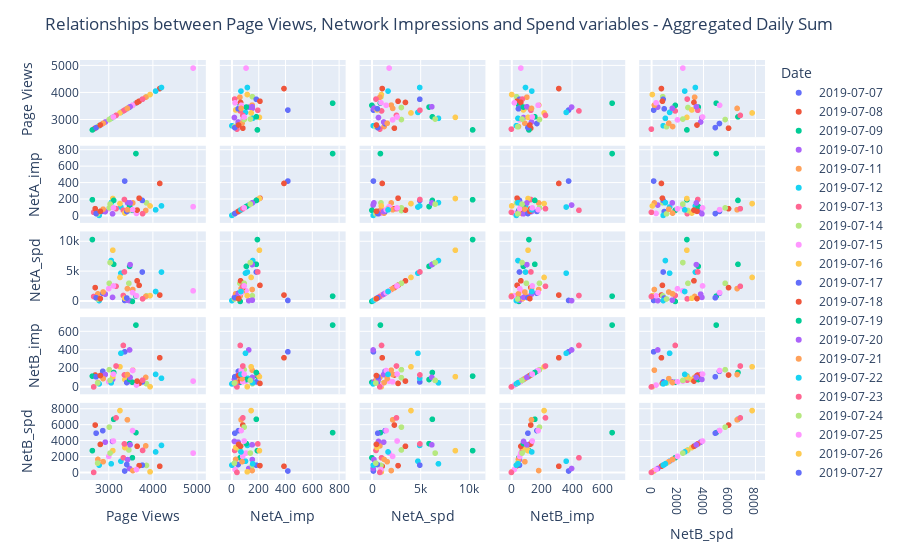

Here is the notebook cell this chart was saved with:
### Markdown cell above
### Q2 - Explorary Analysis of Feature relationships

### Code cell
fig = px.scatter_matrix(df_daily_agg, dimensions=['Page Views', 'NetA_imp','NetA_spd'\
                                         , 'NetB_imp', 'NetB_spd'],color='Date')
fig.update_layout(title="Relationships between Page Views, Network Impressions and Spend variables - Aggregated Daily Sum")
fig.show()

### Figure 1 — Plotly figure (JSON) as saved in the notebook; plotly's stock layout.template omitted (floating-point values rounded to 4 significant figures)
{"data": [{"dimensions": [{"axis": {"matches": true}, "label": "Page Views", "values": [3363]}, {"axis": {"matches": true}, "label": "NetA_imp", "values": [421]}, {"axis": {"matches": true}, "label": "NetA_spd", "values": [159]}, {"axis": {"matches": true}, "label": "NetB_imp", "values": [381]}, {"axis": {"matches": true}, "label": "NetB_spd", "values": [176]}], "hovertemplate": "Date=2019-07-07<br>%{xaxis.title.text}=%{x}<br>%{yaxis.title.text}=%{y}<extra></extra>", "legendgroup": "2019-07-07", "marker": {"color": "#636efa", "symbol": "circle"}, "name": "2019-07-07", "showlegend": true, "type": "splom"}, {"dimensions": [{"axis": {"matches": true}, "label": "Page Views", "values": [4160]}, {"axis": {"matches": true}, "label": "NetA_imp", "values": [392]}, {"axis": {"matches": true}, "label": "NetA_spd", "values": [1066]}, {"axis": {"matches": true}, "label": "NetB_imp", "values": [316]}, {"axis": {"matches": true}, "label": "NetB_spd", "values": [774]}], "hovertemplate": "Date=2019-07-08<br>%{xaxis.title.text}=%{x}<br>%{yaxis.title.text}=%{y}<extra></extra>", "legendgroup": "2019-07-08", "marker": {"color": "#EF553B", "symbol": "circle"}, "name": "2019-07-08", "showlegend": true, "type": "splom"}, {"dimensions": [{"axis": {"matches": true}, "label": "Page Views", "values": [3619]}, {"axis": {"matches": true}, "label": "NetA_imp", "values": [756]}, {"axis": {"matches": true}, "label": "NetA_spd", "values": [877]}, {"axis": {"matches": true}, "label": "NetB_imp", "values": [671]}, {"axis": {"matches": true}, "label": "NetB_spd", "values": [5010]}], "hovertemplate": "Date=2019-07-09<br>%{xaxis.title.text}=%{x}<br>%{yaxis.title.text}=%{y}<extra></extra>", "legendgroup": "2019-07-09", "marker": {"color": "#00cc96", "symbol": "circle"}, "name": "2019-07-09", "showlegend": true, "type": "splom"}, {"dimensions": [{"axis": {"matches": true}, "label": "Page Views", "values": [3474]}, {"axis": {"matches": true}, "label": "NetA_imp", "values": [128]}, {"axis": {"matches": true}, "label": "NetA_spd", "values": [130]}, {"axis": {"matches": true}, "label": "NetB_imp", "values": [401]}, {"axis": {"matches": true}, "label": "NetB_spd", "values": [492]}], "hovertemplate": "Date=2019-07-10<br>%{xaxis.title.text}=%{x}<br>%{yaxis.title.text}=%{y}<extra></extra>", "legendgroup": "2019-07-10", "marker": {"color": "#ab63fa", "symbol": "circle"}, "name": "2019-07-10", "showlegend": true, "type": "splom"}, {"dimensions": [{"axis": {"matches": true}, "label": "Page Views", "values": [3547]}, {"axis": {"matches": true}, "label": "NetA_imp", "values": [154]}, {"axis": {"matches": true}, "label": "NetA_spd", "values": [1994]}, {"axis": {"matches": true}, "label": "NetB_imp", "values": [182]}, {"axis": {"matches": true}, "label": "NetB_spd", "values": [230]}], "hovertemplate": "Date=2019-07-11<br>%{xaxis.title.text}=%{x}<br>%{yaxis.title.text}=%{y}<extra></extra>", "legendgroup": "2019-07-11", "marker": {"color": "#FFA15A", "symbol": "circle"}, "name": "2019-07-11", "showlegend": true, "type": "splom"}, {"dimensions": [{"axis": {"matches": true}, "label": "Page Views", "values": [3277]}, {"axis": {"matches": true}, "label": "NetA_imp", "values": [104]}, {"axis": {"matches": true}, "label": "NetA_spd", "values": [4740]}, {"axis": {"matches": true}, "label": "NetB_imp", "values": [365]}, {"axis": {"matches": true}, "label": "NetB_spd", "values": [1408]}], "hovertemplate": "Date=2019-07-12<br>%{xaxis.title.text}=%{x}<br>%{yaxis.title.text}=%{y}<extra></extra>", "legendgroup": "2019-07-12", "marker": {"color": "#19d3f3", "symbol": "circle"}, "name": "2019-07-12", "showlegend": true, "type": "splom"}, {"dimensions": [{"axis": {"matches": true}, "label": "Page Views", "values": [3332]}, {"axis": {"matches": true}, "label": "NetA_imp", "values": [65]}, {"axis": {"matches": true}, "label": "NetA_spd", "values": [993]}, {"axis": {"matches": true}, "label": "NetB_imp", "values": [450]}, {"axis": {"matches": true}, "label": "NetB_spd", "values": [1841]}], "hovertemplate": "Date=2019-07-13<br>%{xaxis.title.text}=%{x}<br>%{yaxis.title.text}=%{y}<extra></extra>", "legendgroup": "2019-07-13", "marker": {"color": "#FF6692", "symbol": "circle"}, "name": "2019-07-13", "showlegend": true, "type": "splom"}, {"dimensions": [{"axis": {"matches": true}, "label": "Page Views", "values": [3858]}, {"axis": {"matches": true}, "label": "NetA_imp", "values": [155]}, {"axis": {"matches": true}, "label": "NetA_spd", "values": [938]}, {"axis": {"matches": true}, "label": "NetB_imp", "values": [35]}, {"axis": {"matches": true}, "label": "NetB_spd", "values": [878]}], "hovertemplate": "Date=2019-07-14<br>%{xaxis.title.text}=%{x}<br>%{yaxis.title.text}=%{y}<extra></extra>", "legendgroup": "2019-07-14", "marker": {"color": "#B6E880", "symbol": "circle"}, "name": "2019-07-14", "showlegend": true, "type": "splom"}, {"dimensions": [{"axis": {"matches": true}, "label": "Page Views", "values": [4918]}, {"axis": {"matches": true}, "label": "NetA_imp", "values": [108]}, {"axis": {"matches": true}, "label": "NetA_spd", "values": [1777]}, {"axis": {"matches": true}, "label": "NetB_imp", "values": [63]}, {"axis": {"matches": true}, "label": "NetB_spd", "values": [2431]}], "hovertemplate": "Date=2019-07-15<br>%{xaxis.title.text}=%{x}<br>%{yaxis.title.text}=%{y}<extra></extra>", "legendgroup": "2019-07-15", "marker": {"color": "#FF97FF", "symbol": "circle"}, "name": "2019-07-15", "showlegend": true, "type": "splom"}, {"dimensions": [{"axis": {"matches": true}, "label": "Page Views", "values": [3939]}, {"axis": {"matches": true}, "label": "NetA_imp", "values": [117]}, {"axis": {"matches": true}, "label": "NetA_spd", "values": [974]}, {"axis": {"matches": true}, "label": "NetB_imp", "values": [2]}, {"axis": {"matches": true}, "label": "NetB_spd", "values": [73]}], "hovertemplate": "Date=2019-07-16<br>%{xaxis.title.text}=%{x}<br>%{yaxis.title.text}=%{y}<extra></extra>", "legendgroup": "2019-07-16", "marker": {"color": "#FECB52", "symbol": "circle"}, "name": "2019-07-16", "showlegend": true, "type": "splom"}, {"dimensions": [{"axis": {"matches": true}, "label": "Page Views", "values": [3763]}, {"axis": {"matches": true}, "label": "NetA_imp", "values": [185]}, {"axis": {"matches": true}, "label": "NetA_spd", "values": [4935]}, {"axis": {"matches": true}, "label": "NetB_imp", "values": [54]}, {"axis": {"matches": true}, "label": "NetB_spd", "values": [911]}], "hovertemplate": "Date=2019-07-17<br>%{xaxis.title.text}=%{x}<br>%{yaxis.title.text}=%{y}<extra></extra>", "legendgroup": "2019-07-17", "marker": {"color": "#636efa", "symbol": "circle"}, "name": "2019-07-17", "showlegend": true, "type": "splom"}, {"dimensions": [{"axis": {"matches": true}, "label": "Page Views", "values": [3691]}, {"axis": {"matches": true}, "label": "NetA_imp", "values": [212]}, {"axis": {"matches": true}, "label": "NetA_spd", "values": [2697]}, {"axis": {"matches": true}, "label": "NetB_imp", "values": [38]}, {"axis": {"matches": true}, "label": "NetB_spd", "values": [852]}], "hovertemplate": "Date=2019-07-18<br>%{xaxis.title.text}=%{x}<br>%{yaxis.title.text}=%{y}<extra></extra>", "legendgroup": "2019-07-18", "marker": {"color": "#EF553B", "symbol": "circle"}, "name": "2019-07-18", "showlegend": true, "type": "splom"}, {"dimensions": [{"axis": {"matches": true}, "label": "Page Views", "values": [3538]}, {"axis": {"matches": true}, "label": "NetA_imp", "values": [64]}, {"axis": {"matches": true}, "label": "NetA_spd", "values": [0]}, {"axis": {"matches": true}, "label": "NetB_imp", "values": [50]}, {"axis": {"matches": true}, "label": "NetB_spd", "values": [1845]}], "hovertemplate": "Date=2019-07-19<br>%{xaxis.title.text}=%{x}<br>%{yaxis.title.text}=%{y}<extra></extra>", "legendgroup": "2019-07-19", "marker": {"color": "#00cc96", "symbol": "circle"}, "name": "2019-07-19", "showlegend": true, "type": "splom"}, {"dimensions": [{"axis": {"matches": true}, "label": "Page Views", "values": [3430]}, {"axis": {"matches": true}, "label": "NetA_imp", "values": [155]}, {"axis": {"matches": true}, "label": "NetA_spd", "values": [210]}, {"axis": {"matches": true}, "label": "NetB_imp", "values": [54]}, {"axis": {"matches": true}, "label": "NetB_spd", "values": [1615]}], "hovertemplate": "Date=2019-07-20<br>%{xaxis.title.text}=%{x}<br>%{yaxis.title.text}=%{y}<extra></extra>", "legendgroup": "2019-07-20", "marker": {"color": "#ab63fa", "symbol": "circle"}, "name": "2019-07-20", "showlegend": true, "type": "splom"}, {"dimensions": [{"axis": {"matches": true}, "label": "Page Views", "values": [3841]}, {"axis": {"matches": true}, "label": "NetA_imp", "values": [62]}, {"axis": {"matches": true}, "label": "NetA_spd", "values": [827]}, {"axis": {"matches": true}, "label": "NetB_imp", "values": [103]}, {"axis": {"matches": true}, "label": "NetB_spd", "values": [3341]}], "hovertemplate": "Date=2019-07-21<br>%{xaxis.title.text}=%{x}<br>%{yaxis.title.text}=%{y}<extra></extra>", "legendgroup": "2019-07-21", "marker": {"color": "#FFA15A", "symbol": "circle"}, "name": "2019-07-21", "showlegend": true, "type": "splom"}, {"dimensions": [{"axis": {"matches": true}, "label": "Page Views", "values": [4199]}, {"axis": {"matches": true}, "label": "NetA_imp", "values": [118]}, {"axis": {"matches": true}, "label": "NetA_spd", "values": [4927]}, {"axis": {"matches": true}, "label": "NetB_imp", "values": [94]}, {"axis": {"matches": true}, "label": "NetB_spd", "values": [3398]}], "hovertemplate": "Date=2019-07-22<br>%{xaxis.title.text}=%{x}<br>%{yaxis.title.text}=%{y}<extra></extra>", "legendgroup": "2019-07-22", "marker": {"color": "#19d3f3", "symbol": "circle"}, "name": "2019-07-22", "showlegend": true, "type": "splom"}, {"dimensions": [{"axis": {"matches": true}, "label": "Page Views", "values": [3770]}, {"axis": {"matches": true}, "label": "NetA_imp", "values": [23]}, {"axis": {"matches": true}, "label": "NetA_spd", "values": [426]}, {"axis": {"matches": true}, "label": "NetB_imp", "values": [73]}, {"axis": {"matches": true}, "label": "NetB_spd", "values": [2768]}], "hovertemplate": "Date=2019-07-23<br>%{xaxis.title.text}=%{x}<br>%{yaxis.title.text}=%{y}<extra></extra>", "legendgroup": "2019-07-23", "marker": {"color": "#FF6692", "symbol": "circle"}, "name": "2019-07-23", "showlegend": true, "type": "splom"}, {"dimensions": [{"axis": {"matches": true}, "label": "Page Views", "values": [3458]}, {"axis": {"matches": true}, "label": "NetA_imp", "values": [62]}, {"axis": {"matches": true}, "label": "NetA_spd", "values": [3037]}, {"axis": {"matches": true}, "label": "NetB_imp", "values": [100]}, {"axis": {"matches": true}, "label": "NetB_spd", "values": [2825]}], "hovertemplate": "Date=2019-07-24<br>%{xaxis.title.text}=%{x}<br>%{yaxis.title.text}=%{y}<extra></extra>", "legendgroup": "2019-07-24", "marker": {"color": "#B6E880", "symbol": "circle"}, "name": "2019-07-24", "showlegend": true, "type": "splom"}, {"dimensions": [{"axis": {"matches": true}, "label": "Page Views", "values": [3631]}, {"axis": {"matches": true}, "label": "NetA_imp", "values": [26]}, {"axis": {"matches": true}, "label": "NetA_spd", "values": [939]}, {"axis": {"matches": true}, "label": "NetB_imp", "values": [20]}, {"axis": {"matches": true}, "label": "NetB_spd", "values": [362]}], "hovertemplate": "Date=2019-07-25<br>%{xaxis.title.text}=%{x}<br>%{yaxis.title.text}=%{y}<extra></extra>", "legendgroup": "2019-07-25", "marker": {"color": "#FF97FF", "symbol": "circle"}, "name": "2019-07-25", "showlegend": true, "type": "splom"}, {"dimensions": [{"axis": {"matches": true}, "label": "Page Views", "values": [3367]}, {"axis": {"matches": true}, "label": "NetA_imp", "values": [31]}, {"axis": {"matches": true}, "label": "NetA_spd", "values": [530]}, {"axis": {"matches": true}, "label": "NetB_imp", "values": [80]}, {"axis": {"matches": true}, "label": "NetB_spd", "values": [3123]}], "hovertemplate": "Date=2019-07-26<br>%{xaxis.title.text}=%{x}<br>%{yaxis.title.text}=%{y}<extra></extra>", "legendgroup": "2019-07-26", "marker": {"color": "#FECB52", "symbol": "circle"}, "name": "2019-07-26", "showlegend": true, "type": "splom"}, {"dimensions": [{"axis": {"matches": true}, "label": "Page Views", "values": [3410]}, {"axis": {"matches": true}, "label": "NetA_imp", "values": [49]}, {"axis": {"matches": true}, "label": "NetA_spd", "values": [567]}, {"axis": {"matches": true}, "label": "NetB_imp", "values": [47]}, {"axis": {"matches": true}, "label": "NetB_spd", "values": [993]}], "hovertemplate": "Date=2019-07-27<br>%{xaxis.title.text}=%{x}<br>%{yaxis.title.text}=%{y}<extra></extra>", "legendgroup": "2019-07-27", "marker": {"color": "#636efa", "symbol": "circle"}, "name": "2019-07-27", "showlegend": true, "type": "splom"}, {"dimensions": [{"axis": {"matches": true}, "label": "Page Views", "values": [3646]}, {"axis": {"matches": true}, "label": "NetA_imp", "values": [67]}, {"axis": {"matches": true}, "label": "NetA_spd", "values": [3455]}, {"axis": {"matches": true}, "label": "NetB_imp", "values": [63]}, {"axis": {"matches": true}, "label": "NetB_spd", "values": [3291]}], "hovertemplate": "Date=2019-07-28<br>%{xaxis.title.text}=%{x}<br>%{yaxis.title.text}=%{y}<extra></extra>", "legendgroup": "2019-07-28", "marker": {"color": "#EF553B", "symbol": "circle"}, "name": "2019-07-28", "showlegend": true, "type": "splom"}, {"dimensions": [{"axis": {"matches": true}, "label": "Page Views", "values": [3475]}, {"axis": {"matches": true}, "label": "NetA_imp", "values": [110]}, {"axis": {"matches": true}, "label": "NetA_spd", "values": [5890]}, {"axis": {"matches": true}, "label": "NetB_imp", "values": [80]}, {"axis": {"matches": true}, "label": "NetB_spd", "values": [3622]}], "hovertemplate": "Date=2019-07-29<br>%{xaxis.title.text}=%{x}<br>%{yaxis.title.text}=%{y}<extra></extra>", "legendgroup": "2019-07-29", "marker": {"color": "#00cc96", "symbol": "circle"}, "name": "2019-07-29", "showlegend": true, "type": "splom"}, {"dimensions": [{"axis": {"matches": true}, "label": "Page Views", "values": [3087]}, {"axis": {"matches": true}, "label": "NetA_imp", "values": [21]}, {"axis": {"matches": true}, "label": "NetA_spd", "values": [678]}, {"axis": {"matches": true}, "label": "NetB_imp", "values": [81]}, {"axis": {"matches": true}, "label": "NetB_spd", "values": [3903]}], "hovertemplate": "Date=2019-07-30<br>%{xaxis.title.text}=%{x}<br>%{yaxis.title.text}=%{y}<extra></extra>", "legendgroup": "2019-07-30", "marker": {"color": "#ab63fa", "symbol": "circle"}, "name": "2019-07-30", "showlegend": true, "type": "splom"}, {"dimensions": [{"axis": {"matches": true}, "label": "Page Views", "values": [2754]}, {"axis": {"matches": true}, "label": "NetA_imp", "values": [30]}, {"axis": {"matches": true}, "label": "NetA_spd", "values": [1264]}, {"axis": {"matches": true}, "label": "NetB_imp", "values": [47]}, {"axis": {"matches": true}, "label": "NetB_spd", "values": [1638]}], "hovertemplate": "Date=2019-07-31<br>%{xaxis.title.text}=%{x}<br>%{yaxis.title.text}=%{y}<extra></extra>", "legendgroup": "2019-07-31", "marker": {"color": "#FFA15A", "symbol": "circle"}, "name": "2019-07-31", "showlegend": true, "type": "splom"}, {"dimensions": [{"axis": {"matches": true}, "label": "Page Views", "values": [2783]}, {"axis": {"matches": true}, "label": "NetA_imp", "values": [2]}, {"axis": {"matches": true}, "label": "NetA_spd", "values": [137]}, {"axis": {"matches": true}, "label": "NetB_imp", "values": [33]}, {"axis": {"matches": true}, "label": "NetB_spd", "values": [913]}], "hovertemplate": "Date=2019-08-01<br>%{xaxis.title.text}=%{x}<br>%{yaxis.title.text}=%{y}<extra></extra>", "legendgroup": "2019-08-01", "marker": {"color": "#19d3f3", "symbol": "circle"}, "name": "2019-08-01", "showlegend": true, "type": "splom"}, {"dimensions": [{"axis": {"matches": true}, "label": "Page Views", "values": [2658]}, {"axis": {"matches": true}, "label": "NetA_imp", "values": [40]}, {"axis": {"matches": true}, "label": "NetA_spd", "values": [823]}, {"axis": {"matches": true}, "label": "NetB_imp", "values": [0]}, {"axis": {"matches": true}, "label": "NetB_spd", "values": [0]}], "hovertemplate": "Date=2019-08-02<br>%{xaxis.title.text}=%{x}<br>%{yaxis.title.text}=%{y}<extra></extra>", "legendgroup": "2019-08-02", "marker": {"color": "#FF6692", "symbol": "circle"}, "name": "2019-08-02", "showlegend": true, "type": "splom"}, {"dimensions": [{"axis": {"matches": true}, "label": "Page Views", "values": [2748]}, {"axis": {"matches": true}, "label": "NetA_imp", "values": [21]}, {"axis": {"matches": true}, "label": "NetA_spd", "values": [405]}, {"axis": {"matches": true}, "label": "NetB_imp", "values": [42]}, {"axis": {"matches": true}, "label": "NetB_spd", "values": [1170]}], "hovertemplate": "Date=2019-08-03<br>%{xaxis.title.text}=%{x}<br>%{yaxis.title.text}=%{y}<extra></extra>", "legendgroup": "2019-08-03", "marker": {"color": "#B6E880", "symbol": "circle"}, "name": "2019-08-03", "showlegend": true, "type": "splom"}, {"dimensions": [{"axis": {"matches": true}, "label": "Page Views", "values": [3000]}, {"axis": {"matches": true}, "label": "NetA_imp", "values": [83]}, {"axis": {"matches": true}, "label": "NetA_spd", "values": [2134]}, {"axis": {"matches": true}, "label": "NetB_imp", "values": [56]}, {"axis": {"matches": true}, "label": "NetB_spd", "values": [2018]}], "hovertemplate": "Date=2019-08-04<br>%{xaxis.title.text}=%{x}<br>%{yaxis.title.text}=%{y}<extra></extra>", "legendgroup": "2019-08-04", "marker": {"color": "#FF97FF", "symbol": "circle"}, "name": "2019-08-04", "showlegend": true, "type": "splom"}, {"dimensions": [{"axis": {"matches": true}, "label": "Page Views", "values": [3256]}, {"axis": {"matches": true}, "label": "NetA_imp", "values": [146]}, {"axis": {"matches": true}, "label": "NetA_spd", "values": [4025]}, {"axis": {"matches": true}, "label": "NetB_imp", "values": [218]}, {"axis": {"matches": true}, "label": "NetB_spd", "values": [7783]}], "hovertemplate": "Date=2019-08-05<br>%{xaxis.title.text}=%{x}<br>%{yaxis.title.text}=%{y}<extra></extra>", "legendgroup": "2019-08-05", "marker": {"color": "#FECB52", "symbol": "circle"}, "name": "2019-08-05", "showlegend": true, "type": "splom"}, {"dimensions": [{"axis": {"matches": true}, "label": "Page Views", "values": [2865]}, {"axis": {"matches": true}, "label": "NetA_imp", "values": [51]}, {"axis": {"matches": true}, "label": "NetA_spd", "values": [1363]}, {"axis": {"matches": true}, "label": "NetB_imp", "values": [170]}, {"axis": {"matches": true}, "label": "NetB_spd", "values": [5257]}], "hovertemplate": "Date=2019-08-06<br>%{xaxis.title.text}=%{x}<br>%{yaxis.title.text}=%{y}<extra></extra>", "legendgroup": "2019-08-06", "marker": {"color": "#636efa", "symbol": "circle"}, "name": "2019-08-06", "showlegend": true, "type": "splom"}, {"dimensions": [{"axis": {"matches": true}, "label": "Page Views", "values": [2693]}, {"axis": {"matches": true}, "label": "NetA_imp", "values": [84]}, {"axis": {"matches": true}, "label": "NetA_spd", "values": [2316]}, {"axis": {"matches": true}, "label": "NetB_imp", "values": [129]}, {"axis": {"matches": true}, "label": "NetB_spd", "values": [5960]}], "hovertemplate": "Date=2019-08-07<br>%{xaxis.title.text}=%{x}<br>%{yaxis.title.text}=%{y}<extra></extra>", "legendgroup": "2019-08-07", "marker": {"color": "#EF553B", "symbol": "circle"}, "name": "2019-08-07", "showlegend": true, "type": "splom"}, {"dimensions": [{"axis": {"matches": true}, "label": "Page Views", "values": [2629]}, {"axis": {"matches": true}, "label": "NetA_imp", "values": [193]}, {"axis": {"matches": true}, "label": "NetA_spd", "values": [10376]}, {"axis": {"matches": true}, "label": "NetB_imp", "values": [117]}, {"axis": {"matches": true}, "label": "NetB_spd", "values": [2744]}], "hovertemplate": "Date=2019-08-08<br>%{xaxis.title.text}=%{x}<br>%{yaxis.title.text}=%{y}<extra></extra>", "legendgroup": "2019-08-08", "marker": {"color": "#00cc96", "symbol": "circle"}, "name": "2019-08-08", "showlegend": true, "type": "splom"}, {"dimensions": [{"axis": {"matches": true}, "label": "Page Views", "values": [2922]}, {"axis": {"matches": true}, "label": "NetA_imp", "values": [49]}, {"axis": {"matches": true}, "label": "NetA_spd", "values": [1215]}, {"axis": {"matches": true}, "label": "NetB_imp", "values": [134]}, {"axis": {"matches": true}, "label": "NetB_spd", "values": [3807]}], "hovertemplate": "Date=2019-08-09<br>%{xaxis.title.text}=%{x}<br>%{yaxis.title.text}=%{y}<extra></extra>", "legendgroup": "2019-08-09", "marker": {"color": "#ab63fa", "symbol": "circle"}, "name": "2019-08-09", "showlegend": true, "type": "splom"}, {"dimensions": [{"axis": {"matches": true}, "label": "Page Views", "values": [2873]}, {"axis": {"matches": true}, "label": "NetA_imp", "values": [78]}, {"axis": {"matches": true}, "label": "NetA_spd", "values": [1578]}, {"axis": {"matches": true}, "label": "NetB_imp", "values": [90]}, {"axis": {"matches": true}, "label": "NetB_spd", "values": [1345]}], "hovertemplate": "Date=2019-08-10<br>%{xaxis.title.text}=%{x}<br>%{yaxis.title.text}=%{y}<extra></extra>", "legendgroup": "2019-08-10", "marker": {"color": "#FFA15A", "symbol": "circle"}, "name": "2019-08-10", "showlegend": true, "type": "splom"}, {"dimensions": [{"axis": {"matches": true}, "label": "Page Views", "values": [3057]}, {"axis": {"matches": true}, "label": "NetA_imp", "values": [158]}, {"axis": {"matches": true}, "label": "NetA_spd", "values": [6856]}, {"axis": {"matches": true}, "label": "NetB_imp", "values": [44]}, {"axis": {"matches": true}, "label": "NetB_spd", "values": [1081]}], "hovertemplate": "Date=2019-08-11<br>%{xaxis.title.text}=%{x}<br>%{yaxis.title.text}=%{y}<extra></extra>", "legendgroup": "2019-08-11", "marker": {"color": "#19d3f3", "symbol": "circle"}, "name": "2019-08-11", "showlegend": true, "type": "splom"}, {"dimensions": [{"axis": {"matches": true}, "label": "Page Views", "values": [3357]}, {"axis": {"matches": true}, "label": "NetA_imp", "values": [196]}, {"axis": {"matches": true}, "label": "NetA_spd", "values": [4946]}, {"axis": {"matches": true}, "label": "NetB_imp", "values": [130]}, {"axis": {"matches": true}, "label": "NetB_spd", "values": [3585]}], "hovertemplate": "Date=2019-08-12<br>%{xaxis.title.text}=%{x}<br>%{yaxis.title.text}=%{y}<extra></extra>", "legendgroup": "2019-08-12", "marker": {"color": "#FF6692", "symbol": "circle"}, "name": "2019-08-12", "showlegend": true, "type": "splom"}, {"dimensions": [{"axis": {"matches": true}, "label": "Page Views", "values": [3013]}, {"axis": {"matches": true}, "label": "NetA_imp", "values": [94]}, {"axis": {"matches": true}, "label": "NetA_spd", "values": [3042]}, {"axis": {"matches": true}, "label": "NetB_imp", "values": [187]}, {"axis": {"matches": true}, "label": "NetB_spd", "values": [5702]}], "hovertemplate": "Date=2019-08-13<br>%{xaxis.title.text}=%{x}<br>%{yaxis.title.text}=%{y}<extra></extra>", "legendgroup": "2019-08-13", "marker": {"color": "#B6E880", "symbol": "circle"}, "name": "2019-08-13", "showlegend": true, "type": "splom"}, {"dimensions": [{"axis": {"matches": true}, "label": "Page Views", "values": [3542]}, {"axis": {"matches": true}, "label": "NetA_imp", "values": [72]}, {"axis": {"matches": true}, "label": "NetA_spd", "values": [1472]}, {"axis": {"matches": true}, "label": "NetB_imp", "values": [178]}, {"axis": {"matches": true}, "label": "NetB_spd", "values": [5270]}], "hovertemplate": "Date=2019-08-14<br>%{xaxis.title.text}=%{x}<br>%{yaxis.title.text}=%{y}<extra></extra>", "legendgroup": "2019-08-14", "marker": {"color": "#FF97FF", "symbol": "circle"}, "name": "2019-08-14", "showlegend": true, "type": "splom"}, {"dimensions": [{"axis": {"matches": true}, "label": "Page Views", "values": [3093]}, {"axis": {"matches": true}, "label": "NetA_imp", "values": [208]}, {"axis": {"matches": true}, "label": "NetA_spd", "values": [8595]}, {"axis": {"matches": true}, "label": "NetB_imp", "values": [111]}, {"axis": {"matches": true}, "label": "NetB_spd", "values": [2740]}], "hovertemplate": "Date=2019-08-15<br>%{xaxis.title.text}=%{x}<br>%{yaxis.title.text}=%{y}<extra></extra>", "legendgroup": "2019-08-15", "marker": {"color": "#FECB52", "symbol": "circle"}, "name": "2019-08-15", "showlegend": true, "type": "splom"}, {"dimensions": [{"axis": {"matches": true}, "label": "Page Views", "values": [2714]}, {"axis": {"matches": true}, "label": "NetA_imp", "values": [24]}, {"axis": {"matches": true}, "label": "NetA_spd", "values": [607]}, {"axis": {"matches": true}, "label": "NetB_imp", "values": [110]}, {"axis": {"matches": true}, "label": "NetB_spd", "values": [4937]}], "hovertemplate": "Date=2019-08-16<br>%{xaxis.title.text}=%{x}<br>%{yaxis.title.text}=%{y}<extra></extra>", "legendgroup": "2019-08-16", "marker": {"color": "#636efa", "symbol": "circle"}, "name": "2019-08-16", "showlegend": true, "type": "splom"}, {"dimensions": [{"axis": {"matches": true}, "label": "Page Views", "values": [2809]}, {"axis": {"matches": true}, "label": "NetA_imp", "values": [52]}, {"axis": {"matches": true}, "label": "NetA_spd", "values": [465]}, {"axis": {"matches": true}, "label": "NetB_imp", "values": [123]}, {"axis": {"matches": true}, "label": "NetB_spd", "values": [3524]}], "hovertemplate": "Date=2019-08-17<br>%{xaxis.title.text}=%{x}<br>%{yaxis.title.text}=%{y}<extra></extra>", "legendgroup": "2019-08-17", "marker": {"color": "#EF553B", "symbol": "circle"}, "name": "2019-08-17", "showlegend": true, "type": "splom"}, {"dimensions": [{"axis": {"matches": true}, "label": "Page Views", "values": [3113]}, {"axis": {"matches": true}, "label": "NetA_imp", "values": [185]}, {"axis": {"matches": true}, "label": "NetA_spd", "values": [6226]}, {"axis": {"matches": true}, "label": "NetB_imp", "values": [156]}, {"axis": {"matches": true}, "label": "NetB_spd", "values": [6690]}], "hovertemplate": "Date=2019-08-18<br>%{xaxis.title.text}=%{x}<br>%{yaxis.title.text}=%{y}<extra></extra>", "legendgroup": "2019-08-18", "marker": {"color": "#00cc96", "symbol": "circle"}, "name": "2019-08-18", "showlegend": true, "type": "splom"}, {"dimensions": [{"axis": {"matches": true}, "label": "Page Views", "values": [3486]}, {"axis": {"matches": true}, "label": "NetA_imp", "values": [154]}, {"axis": {"matches": true}, "label": "NetA_spd", "values": [6174]}, {"axis": {"matches": true}, "label": "NetB_imp", "values": [103]}, {"axis": {"matches": true}, "label": "NetB_spd", "values": [3473]}], "hovertemplate": "Date=2019-08-19<br>%{xaxis.title.text}=%{x}<br>%{yaxis.title.text}=%{y}<extra></extra>", "legendgroup": "2019-08-19", "marker": {"color": "#ab63fa", "symbol": "circle"}, "name": "2019-08-19", "showlegend": true, "type": "splom"}, {"dimensions": [{"axis": {"matches": true}, "label": "Page Views", "values": [3425]}, {"axis": {"matches": true}, "label": "NetA_imp", "values": [71]}, {"axis": {"matches": true}, "label": "NetA_spd", "values": [2144]}, {"axis": {"matches": true}, "label": "NetB_imp", "values": [134]}, {"axis": {"matches": true}, "label": "NetB_spd", "values": [6624]}], "hovertemplate": "Date=2019-08-20<br>%{xaxis.title.text}=%{x}<br>%{yaxis.title.text}=%{y}<extra></extra>", "legendgroup": "2019-08-20", "marker": {"color": "#FFA15A", "symbol": "circle"}, "name": "2019-08-20", "showlegend": true, "type": "splom"}, {"dimensions": [{"axis": {"matches": true}, "label": "Page Views", "values": [4066]}, {"axis": {"matches": true}, "label": "NetA_imp", "values": [70]}, {"axis": {"matches": true}, "label": "NetA_spd", "values": [1663]}, {"axis": {"matches": true}, "label": "NetB_imp", "values": [136]}, {"axis": {"matches": true}, "label": "NetB_spd", "values": [2576]}], "hovertemplate": "Date=2019-08-21<br>%{xaxis.title.text}=%{x}<br>%{yaxis.title.text}=%{y}<extra></extra>", "legendgroup": "2019-08-21", "marker": {"color": "#19d3f3", "symbol": "circle"}, "name": "2019-08-21", "showlegend": true, "type": "splom"}, {"dimensions": [{"axis": {"matches": true}, "label": "Page Views", "values": [3167]}, {"axis": {"matches": true}, "label": "NetA_imp", "values": [84]}, {"axis": {"matches": true}, "label": "NetA_spd", "values": [2534]}, {"axis": {"matches": true}, "label": "NetB_imp", "values": [227]}, {"axis": {"matches": true}, "label": "NetB_spd", "values": [6867]}], "hovertemplate": "Date=2019-08-22<br>%{xaxis.title.text}=%{x}<br>%{yaxis.title.text}=%{y}<extra></extra>", "legendgroup": "2019-08-22", "marker": {"color": "#FF6692", "symbol": "circle"}, "name": "2019-08-22", "showlegend": true, "type": "splom"}, {"dimensions": [{"axis": {"matches": true}, "label": "Page Views", "values": [3031]}, {"axis": {"matches": true}, "label": "NetA_imp", "values": [140]}, {"axis": {"matches": true}, "label": "NetA_spd", "values": [6518]}, {"axis": {"matches": true}, "label": "NetB_imp", "values": [71]}, {"axis": {"matches": true}, "label": "NetB_spd", "values": [2432]}], "hovertemplate": "Date=2019-08-23<br>%{xaxis.title.text}=%{x}<br>%{yaxis.title.text}=%{y}<extra></extra>", "legendgroup": "2019-08-23", "marker": {"color": "#B6E880", "symbol": "circle"}, "name": "2019-08-23", "showlegend": true, "type": "splom"}, {"dimensions": [{"axis": {"matches": true}, "label": "Page Views", "values": [3107]}, {"axis": {"matches": true}, "label": "NetA_imp", "values": [94]}, {"axis": {"matches": true}, "label": "NetA_spd", "values": [2598]}, {"axis": {"matches": true}, "label": "NetB_imp", "values": [139]}, {"axis": {"matches": true}, "label": "NetB_spd", "values": [3953]}], "hovertemplate": "Date=2019-08-24<br>%{xaxis.title.text}=%{x}<br>%{yaxis.title.text}=%{y}<extra></extra>", "legendgroup": "2019-08-24", "marker": {"color": "#FF97FF", "symbol": "circle"}, "name": "2019-08-24", "showlegend": true, "type": "splom"}], "layout": {"dragmode": "select", "legend": {"title": {"text": "Date"}, "tracegroupgap": 0}, "margin": {"t": 60}, "title": {"text": "Relationships between Page Views, Network Impressions and Spend variables - Aggregated Daily Sum"}}}
